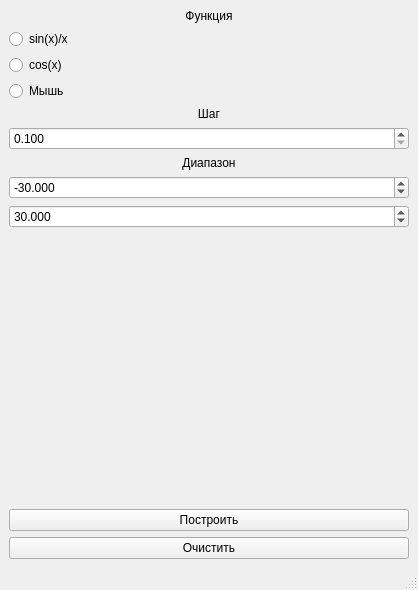
<?xml version="1.0" encoding="UTF-8"?>
<ui version="4.0">
 <class>MainWindow</class>
 <widget class="QMainWindow" name="MainWindow">
  <property name="geometry">
   <rect>
    <x>0</x>
    <y>0</y>
    <width>418</width>
    <height>590</height>
   </rect>
  </property>
  <property name="sizePolicy">
   <sizepolicy hsizetype="Minimum" vsizetype="Minimum">
    <horstretch>0</horstretch>
    <verstretch>0</verstretch>
   </sizepolicy>
  </property>
  <property name="windowTitle">
   <string>MainWindow</string>
  </property>
  <widget class="QWidget" name="centralwidget">
   <layout class="QGridLayout" name="gridLayout">
    <property name="sizeConstraint">
     <enum>QLayout::SetMinimumSize</enum>
    </property>
    <item row="17" column="1">
     <widget class="QLabel" name="lb_range">
      <property name="sizePolicy">
       <sizepolicy hsizetype="Minimum" vsizetype="Fixed">
        <horstretch>0</horstretch>
        <verstretch>0</verstretch>
       </sizepolicy>
      </property>
      <property name="text">
       <string>Диапазон</string>
      </property>
      <property name="alignment">
       <set>Qt::AlignBottom|Qt::AlignHCenter</set>
      </property>
     </widget>
    </item>
    <item row="22" column="1">
     <widget class="QPushButton" name="pb_updGraph">
      <property name="sizePolicy">
       <sizepolicy hsizetype="Minimum" vsizetype="Preferred">
        <horstretch>0</horstretch>
        <verstretch>0</verstretch>
       </sizepolicy>
      </property>
      <property name="text">
       <string>Построить</string>
      </property>
     </widget>
    </item>
    <item row="15" column="1">
     <widget class="QLabel" name="lb_step">
      <property name="sizePolicy">
       <sizepolicy hsizetype="Minimum" vsizetype="Fixed">
        <horstretch>0</horstretch>
        <verstretch>0</verstretch>
       </sizepolicy>
      </property>
      <property name="text">
       <string>Шаг</string>
      </property>
      <property name="alignment">
       <set>Qt::AlignBottom|Qt::AlignHCenter</set>
      </property>
     </widget>
    </item>
    <item row="23" column="1">
     <widget class="QPushButton" name="pb_clear">
      <property name="sizePolicy">
       <sizepolicy hsizetype="Minimum" vsizetype="Fixed">
        <horstretch>0</horstretch>
        <verstretch>21</verstretch>
       </sizepolicy>
      </property>
      <property name="text">
       <string>Очистить</string>
      </property>
     </widget>
    </item>
    <item row="3" column="1">
     <widget class="QRadioButton" name="rb_mouse">
      <property name="text">
       <string>Мышь</string>
      </property>
     </widget>
    </item>
    <item row="19" column="1">
     <widget class="QDoubleSpinBox" name="dsB_maxRange">
      <property name="decimals">
       <number>3</number>
      </property>
      <property name="minimum">
       <double>-100.000000000000000</double>
      </property>
      <property name="maximum">
       <double>100.000000000000000</double>
      </property>
      <property name="singleStep">
       <double>0.000000000000000</double>
      </property>
      <property name="value">
       <double>30.000000000000000</double>
      </property>
     </widget>
    </item>
    <item row="18" column="1">
     <widget class="QDoubleSpinBox" name="dsB_minRange">
      <property name="decimals">
       <number>3</number>
      </property>
      <property name="minimum">
       <double>-100.000000000000000</double>
      </property>
      <property name="maximum">
       <double>100.000000000000000</double>
      </property>
      <property name="singleStep">
       <double>0.100000000000000</double>
      </property>
      <property name="value">
       <double>-30.000000000000000</double>
      </property>
     </widget>
    </item>
    <item row="0" column="1">
     <widget class="QLabel" name="lb_func">
      <property name="text">
       <string>Функция</string>
      </property>
      <property name="alignment">
       <set>Qt::AlignCenter</set>
      </property>
     </widget>
    </item>
    <item row="1" column="1">
     <widget class="QRadioButton" name="rb_sinx_x">
      <property name="text">
       <string>sin(x)/x</string>
      </property>
     </widget>
    </item>
    <item row="21" column="1">
     <widget class="QWidget" name="wid_chart" native="true">
      <property name="sizePolicy">
       <sizepolicy hsizetype="Expanding" vsizetype="Expanding">
        <horstretch>0</horstretch>
        <verstretch>0</verstretch>
       </sizepolicy>
      </property>
     </widget>
    </item>
    <item row="16" column="1">
     <widget class="QDoubleSpinBox" name="dsB_step">
      <property name="decimals">
       <number>3</number>
      </property>
      <property name="minimum">
       <double>0.100000000000000</double>
      </property>
      <property name="maximum">
       <double>100.000000000000000</double>
      </property>
      <property name="singleStep">
       <double>0.100000000000000</double>
      </property>
      <property name="value">
       <double>0.100000000000000</double>
      </property>
     </widget>
    </item>
    <item row="2" column="1">
     <widget class="QRadioButton" name="rb_cos">
      <property name="text">
       <string>cos(x)</string>
      </property>
     </widget>
    </item>
   </layout>
  </widget>
  <widget class="QMenuBar" name="menubar">
   <property name="geometry">
    <rect>
     <x>0</x>
     <y>0</y>
     <width>418</width>
     <height>21</height>
    </rect>
   </property>
  </widget>
  <widget class="QStatusBar" name="statusbar"/>
 </widget>
 <resources/>
 <connections/>
</ui>
